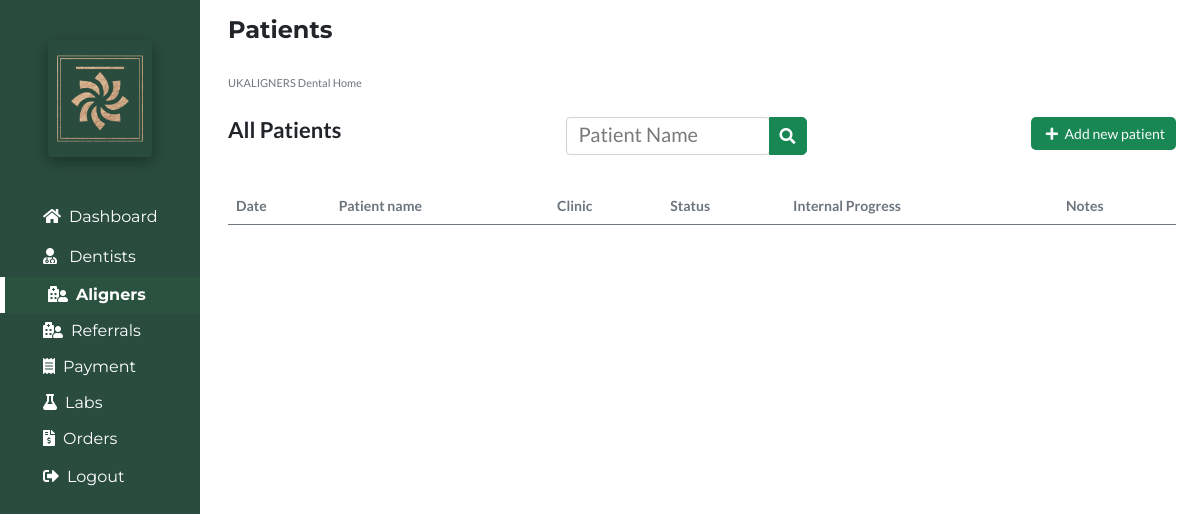
The page /patientarchived (signed in) on the database as committed earlier.
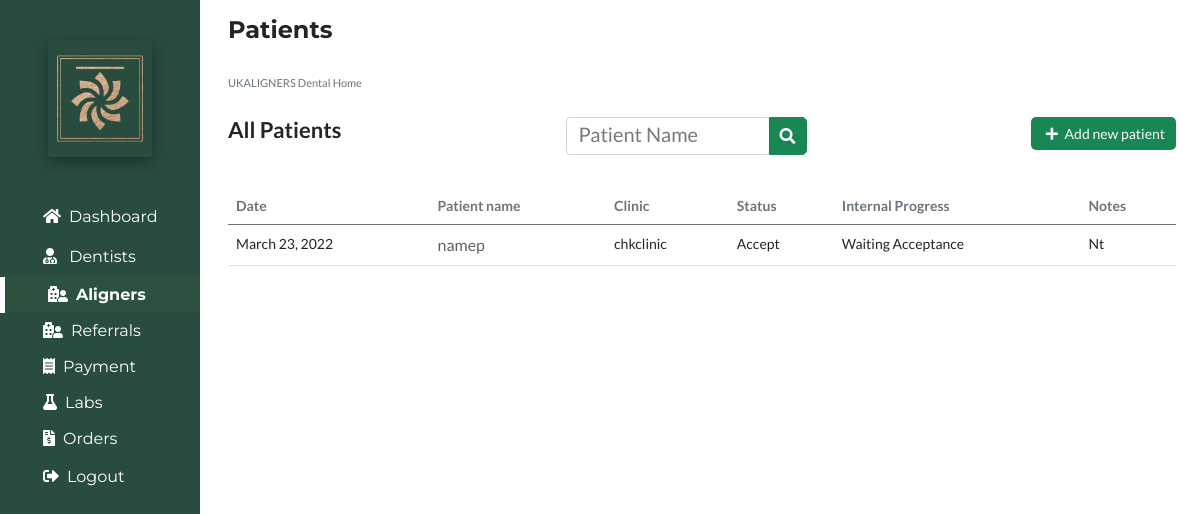
The same page on the database as committed later.
### portfolioApp/models.py (models this page shows, shortened)
class Patient(models.Model):
    Dentist=models.ForeignKey(User,on_delete=models.CASCADE)
    Prescriber=models.CharField(max_length=100,null=True)
    Clinic=models.CharField(max_length=300,null=True)
    Email=models.CharField(max_length=300,null=True)
    Telephone=models.CharField(max_length=300,null=True)
    PatientName=models.CharField(max_length=100,null=True)
    Sex=models.CharField(max_length=100,null=True)
    TreatmentInPast=models.CharField(max_length=100,null=True)
    Age=models.CharField(max_length=100,null=True)
    Address1=models.CharField(max_length=100,null=True)
    Address2=models.CharField(max_length=100,null=True)
    OralScan=models.CharField(max_length=100,null=True)
    Impression=models.CharField(max_length=100,null=True)
    UpperJaw=models.FileField(null=True)
    LowerJaw=models.FileField(null=True)
    Photo1=models.ImageField(null=True)
    Photo2=models.ImageField(null=True)
    Photo3=models.ImageField(null=True)
    Photo4=models.ImageField(null=True)
    Treatment=models.CharField(max_length=50,null=True)
    TreatmentRequired=models.CharField(max_length=50,null=True)
    Aligners=models.CharField(max_length=50,null=True)
    TreatmentLimit=models.CharField(max_length=50,null=True)
    Overbite=models.CharField(max_length=50,null=True)
    Overjet=models.CharField(max_length=50,null=True)
    Expension=models.CharField(max_length=50,null=True)
    IPR=models.CharField(max_length=50,null=True)
    Procline=models.CharField(max_length=50,null=True)
    Distalize=models.CharField(max_length=50,null=True)
    UpperMidline=models.CharField(max_length=50,null=True)
    LoverMidline=models.CharField(max_length=50,null=True)
    ArchForm=models.CharField(max_length=50,null=True)
    PCrossbite=models.CharField(max_length=50,null=True)
    Hint1=models.CharField(max_length=50,null=True)
    Hint2=models.CharField(max_length=50,null=True)
    Hint3=models.CharField(max_length=50,null=True)
    DentistNote=models.TextField(default="Not Added",null=True)
    AdminNote=models.TextField(default="Not Added",null=True)
    Status=models.CharField(max_length=20,default="Pending",null=True,choices=(("Accept","Accept"),("Review","Review"),("Decline","Decline"),("On-Hold","On-Hold")
    ))
    InternalStatus=models.CharField(max_length=30,null=True,default="On")
    Date=models.DateField(auto_now_add=True)
    file=models.FileField(null=True)
    AdminStatus = models.CharField(max_length=1000,null=True)
    Stage = models.CharField(max_length=1000,null=True)
    Note = models.CharField(max_length=10000,null=True)
    Action = models.CharField(max_length=1000,null=True)

### portfolioApp/views.py (the view)
# urls.py: path('patientarchived', views.patientarchived, name='patientarchived'),
@login_required(login_url='login')
def patientarchived(request):
    mypatients=Patient.objects.filter(Action="TC").order_by("PatientName")
    context={
        'patients':'active',
        'mypatients':mypatients,
    }
    return render(request,'patientarchived.html',context)

### portfolioApp/templates/patientarchived.html (shortened to what this page needs)
{% extends 'base.html' %}
{% load static %}
{% block body %}
<section class="px-4">
<h4 class="py-3"><b>Patients</b></h4>
<div class="">
<span class="text-secondary">UKALIGNERS Dental Home</span>
<div class="d-flex justify-content-between py-3">
<h5><b>All Patients</b></h5>
<div class="search-bar">
<div class="input-group">
  <div class="form-outline">
  <form action="{% url 'patientsearchresults' %}" method="get">
    <input type="search" id="patientName"  class="form-control" placeholder="Patient Name" name="PatientSearchQuery" />
  </div>
  <button type="submit" class="btn btn-success bg-success">
    <i class="fas fa-search"></i>
  </button>
</div>
</div>
<div class="add-new">
<a href="{% url 'addnewpatient' %}" class="btn btn-sm text-light bg-success"><i class="fas fa-plus mx-1"></i> Add new patient</a>
</div>
</div>
<div class="col-sm-12 px-0 pb-3 my-3 table-responsive"style="font-size:14px;">
<table class="table ">
<thead class="text-secondary">
<tr>
<th scope="col">Date</th>
<th scope="col">Patient name</th>
<th scope="col">Clinic</th>
<th scope="col">Status</th>
{% if user.is_superuser %}
<th scope="col">Internal Progress</th>
{% endif %}
<th scope="col">Notes</th>
</tr>
</thead>
<tbody>
{% for patients in mypatients %}
<tr>
<td>{{patients.Date}}</td>
{% if not user.is_staff or user.is_superuser %}
<td><a href="/patientdetail/{{patients.id}}/">{{patients.PatientName}} {{patients.PatientSurname}}</a></td>
{% else %}
<td class="text-secondary">{{patients.PatientName}} {{patients.PatientSurname}}</td>
{% endif %}
<td>{{patients.Clinic}}</td>
<td>{{patients.Status}}</td>
{% if user.is_superuser %}
<td>{{patients.InternalStatus}}</td>
{% endif %}
<td style="max-width:300px;">{{patients.Note}}</td>
</tr>
{% endfor %}
</tbody>
</table>
</div>
</div>
</section>
{% endblock body %}

Rows that differ between the two databases and show on the page:
now on this page (row edited): Patient: Date "March 23, 2022", PatientName "namep", Clinic "chkclinic", Status "Accept", InternalStatus "Waiting Acceptance", Note "Nt"
